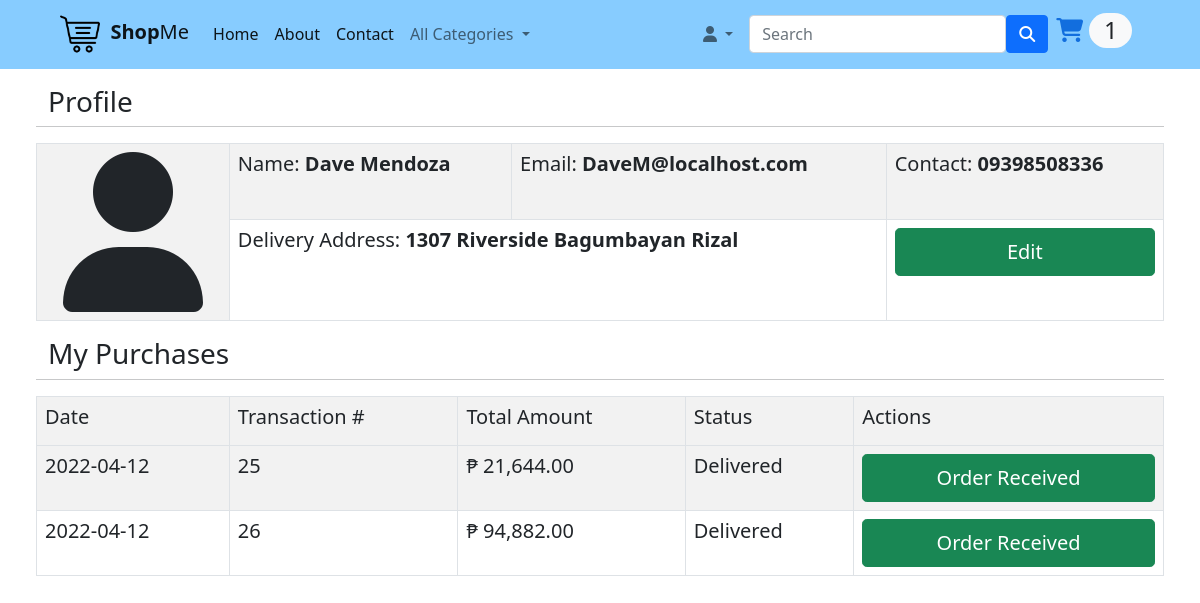
The page /profile.php (signed in) on the database its author committed.
### tables this page shows
CREATE TABLE `user_customer` (
  `User_ID` int(11) NOT NULL COMMENT 'Auto generated ID',
  `fullname` text NOT NULL COMMENT 'Full Name of The User',
  `email` varchar(255) NOT NULL COMMENT 'Any email address',
  `password` varchar(255) NOT NULL COMMENT 'Login Password of the User',
  `address` varchar(255) NOT NULL COMMENT 'address of the User',
  `contact` varchar(11) NOT NULL COMMENT 'Mobile Number of the User'
);

CREATE TABLE `payment` (
  `Transaction_ID` int(11) NOT NULL COMMENT 'Transaction Number ID',
  `User_ID` int(11) NOT NULL COMMENT 'Auto generated ID of Customer User',
  `Total_Bills` double NOT NULL COMMENT 'Total bills of the user',
  `Status` text NOT NULL COMMENT 'status of the Transaction',
  `Date` date NOT NULL DEFAULT current_timestamp() COMMENT 'Order Date'
);

### profile.php (the view, shortened to what this page needs)
<?php
	if(isset($_SESSION['User_ID']) && isset($_SESSION['fullname'])){
?>
<!DOCTYPE html>
<html>
   <head>
   	<link rel="stylesheet" type="text/css" href="style/mystyle.css">
		<link href="https://cdn.jsdelivr.net/npm/bootstrap@5.1.3/dist/css/bootstrap.min.css" rel="stylesheet">
   </head>
   <body>
		<nav class="navbar sticky-top navbar-expand-lg navbar-light px-5">
		  <div class="container-fluid">
		    <a class="navbar-brand" href="home.php"><img class="navImg" src="images/logoMain.png"/>&nbsp&nbsp<b>Shop</b>Me</a>
		    <div class="collapse navbar-collapse" id="navbarSupportedContent">
		      <ul class="navbar-nav me-auto mb-2 mb-lg-0">
		        <li class="nav-item">
		          <a class="nav-link active" aria-current="page" href="home.php" >Home</a>
		        </li>
		         <li class="nav-item active">
		         	 <a class="nav-link active" aria-current="page" href="#">About</a>
		         </li>
		         <li class="nav-item active">
		         	 <a class="nav-link active" aria-current="page" href="#">Contact</a>
		         </li>
					 <li class="nav-item dropdown">
			          <a class="nav-link dropdown-toggle" href="#" id="navbarDropdown" role="button" data-bs-toggle="dropdown" aria-expanded="false">
			            All Categories
			          </a>
			            <?php
			            	include "db_conn.php";
						   ?>
			        </li>
		      </ul>
		      	<ul class="navbar-nav nav nav-pills mb-2 mb-lg-0">
		        <li class="nav-item dropdown px-2">
		          <a class="nav-link dropdown-toggle" href="#" id="navbarDropdown" role="button" data-bs-toggle="dropdown" aria-expanded="false">
		          	<b><i class="fas fa-user"></i></b>
		          </a>
		        </li>
		      </ul>
		      <form class="d-flex">
		        <input class="form-control mb-lg-0" type="search" placeholder="Search" aria-label="Search">
		        <button class="btn btn-primary" type="submit"><i class="fas fa-search"></i></button>
		      </form>
			      <div class="navbar-nav">
				      <a href="Cart_View.php" class="nav-item nav-link active">
				      	<h4 class="px-6 cart">
				      		<i class="fas fa-shopping-cart" id="fa-shopping-cart"></i>
				      		<?php
				      		$UserID = $_SESSION['User_ID'];
				      			$sql = "SELECT * FROM order_details WHERE User_ID = '$UserID'";
					        	$stmt = $conn->prepare($sql);
					        	$stmt->execute();
					        	$ItemInCart = $stmt->rowCount();
				      			echo "<span id=\"cart_count\" class=\"text-dark bg-light\">$ItemInCart</span>";
				      		?>
				      	</h4>
				  	 </a>
				</div>
		    </div>
		  </div>
		</nav>
       <div class="px-5">
        	 <div class="row text-left py-3">
        	 	<table class="table table-bordered table-xxl table-striped">
        	 		<h3>Profile</h3>
        	 		<hr>
        	 		<tr>
        	 		<td rowspan="2" align="center">
        	 			<b><i class="fas fa-user fa-10x"></i></b>
        	 		</td>
        	 		<td>
        	 			<?php
        	 			$getCustomerUser = $_SESSION['fullname'];
        	 			  $sql = "SELECT * FROM user_customer WHERE fullname = '$getCustomerUser'";
						       $stmt = $conn->prepare($sql);
						            	$stmt->execute();
						       $getCustomerUser = $_SESSION['fullname'];
						       foreach($stmt as $row){
						       	$getEmail = $row['email'];
						       	$getContact = $row['contact'];
						       	$getAddress = $row['address'];
							    }
        	 				echo "<h5> Name: <b>".$getCustomerUser."</b></h5>";
        	 			?>
        	 		</td>
        	 		<td>
        	 			<?php
        	 			echo "<h5> Email: <b>".$getEmail."</b></h5>";
        	 			?>
        	 		</td>
        	 		<td>
        	 			<?php
        	 			echo "<h5> Contact: <b>".$getContact."</b></h5>";
        	 			?>
        	 		</td>
        	 	</tr>
        	 	<tr>
        	 		<td colspan="2">
        	 			<?php
        	 			echo "<h5> Delivery Address: <b>".$getAddress."</b></h5>";
        	 			?>
        	 		</td>
        	 		<td>
        	 			<div class="d-grid gap-2">
        	 				<button type="submit" class="btn btn-success btn-lg" name="addCart">Edit</button>
        	 			</div>
        	 		</td>
        	 	</tr>
        	 	</table>
        	 	<h3>My Purchases</h3>
        	 	<hr>
        	 	<table class="table table-bordered table-xxl table-striped">
        	 		<tr>
        	 			<th><h5>Date</h5></th>
        	 			<th><h5>Transaction #</h5></th>
        	 			<th><h5>Total Amount</h5></th>
        	 			<th><h5>Status</h5></th>
        	 			<?php echo"<th><h5>Actions</h5></th>"?>
        	 		</tr>
        	 		<?php
        	 			$UserID = $_SESSION['User_ID'];
        	 			$sql = "SELECT * FROM payment WHERE User_ID = '$UserID'";
					    $stmt = $conn->prepare($sql);
					    $stmt->execute();
					    $totalSales = $stmt->rowCount();
					if(empty($totalSales)){
						echo"
		        	 		<tr>
		        	 			<td colspan=\"5\" align=\"center\"><h5>You haven't purchased anything yet.</h5></td>
		        	 		</tr>";
					}else{
        	 			$sql = "SELECT * FROM payment WHERE User_ID = '$UserID'";
					    $stmt = $conn->prepare($sql);
					    $stmt->execute();
					    foreach($stmt as $row){
								$getTransNum = $row['Transaction_ID'];
						      $getTotalBills = $row['Total_Bills'];
						      $getStatus = $row['Status'];
						      $getDate = $row['Date'];
						echo "
						<form action=\"orderConfirmed.php\" method=\"post\">
							<tr>
							<input type=\"hidden\" value=\"".$row['User_ID']."\" name=\"UserID\">
								<td><h5>$getDate</h5></td>
								<input type=\"hidden\" value=\"".$row['Transaction_ID']."\" name=\"transID\">
								<td><h5>$getTransNum</h5></td>
								<td><h5>&#8369; ".number_format($getTotalBills,2)."</h5></td>
								<td>
								<input type=\"hidden\" value=\"".$row['Status']."\" name=\"Status\">
									<div class=\"d-grid gap-2\">
			        	 				<h5>$getStatus</h5>
			        	 			</div>
								</td>
						";
							if($getStatus=="Pending Order"){
								echo"
									<td>
										<div class=\"d-grid gap-2\">
						        	 		<button type=\"submit\" class=\"btn btn-danger btn-lg\" name=\"cancelOrder\">Cancel Order</button>
						        	 	</div>
					      		</td>
				      		</tr>
				      		</form>
				      		";
		      			}else{
		      				echo "
		      					<td>
										<div class=\"d-grid gap-2\">
						        	 		<button type=\"submit\" class=\"btn btn-success btn-lg\" name=\"orderReceived\">Order Received</button>
						        	 	</div>
						        	 </form>
					      		</td>
				      		</tr>
		      				";
		      			}
						}
					}
        	 		?>
        	 	</table>
        	 </div>
       	</div>
   </body>
</html>
<?php }else{
	header("Location: login.php");
	exit;
	}
?>

### style/mystyle.css (style rules this page uses)
.navbar { background-color: #87CCFF; }
nav img { width: 40px; }

### profile.php (style rules this page uses)
#fa-shopping-cart { color: #126EDE; }
#cart_count { text-align: center; padding: 0 0.9rem 0.1rem 0.9rem; border-radius: 3rem; }

### rows shown on the page
user_customer: email "DaveM@localhost.com", contact "09398508336", address "1307 Riverside Bagumbayan Rizal"
payment: Date "2022-04-12", Transaction_ID "25", Total_Bills "21,644.00", Status "Delivered", shows "Order Received"
payment: Date "2022-04-12", Transaction_ID "26", Total_Bills "94,882.00", Status "Delivered", shows "Order Received"

### other values the page prints
$ItemInCart "1"
$getCustomerUser "Dave Mendoza"
